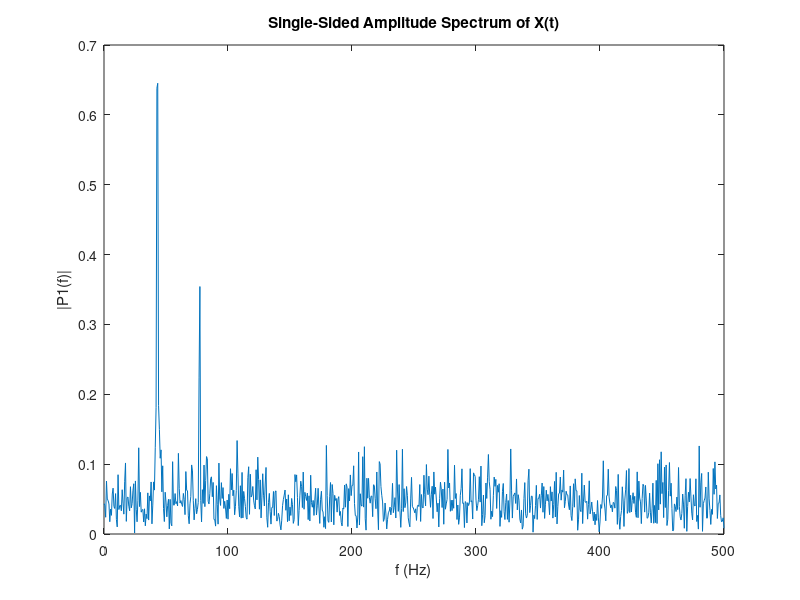

Reproduce this figure in MATLAB.
clear all; close all; clc;
%% 
% In the following exercise, you will use a Fourier transform to find the frequency 
% components of a signal buried in noise. Specify the parameters of a signal with 
% a sampling frequency of 1 kHz and a signal duration of 1.5 seconds.

Fs = 1000;            % Sampling frequency                    
T = 1/Fs;             % Sampling period       
L = 1500;             % Length of signal seconds
t = (0:L-1)*T;        % Time vector

% TODO: Form a signal containing a 77 Hz sinusoid of amplitude 0.7 and a 43Hz sinusoid of amplitude 2.
A_1 = 0.7;               % Amplitude
f_1 = 77;                % Frequency

A_2 = 2;                 % Amplitude
f_2 = 43;                % Frequency

S = A_1*sin(2*pi*f_1*t) + A_2*sin(2*pi*f_2*t);

% Corrupt the signal with noise 
X = S + 2*randn(size(t));

% Plot the noisy signal in the time domain. It is difficult to identify the frequency components by looking at the signal X(t). 
plot(1000*t(1:50) ,X(1:50))
title('Signal Corrupted with Zero-Mean Random Noise')
xlabel('t (milliseconds)')
ylabel('X(t)')

% TODO : Compute the Fourier transform of the signal. 
Y = fft(X);
P2 = abs(Y/L);

% TODO : Compute the two-sided spectrum P2. Then compute the single-sided spectrum P1 based on P2 and the even-valued signal length L.
P1 = P2(1:L/2+1);

% Plotting
f = Fs*(0:(L/2))/L;
plot(f,P1) 
title('Single-Sided Amplitude Spectrum of X(t)')
xlabel('f (Hz)')
ylabel('|P1(f)|')